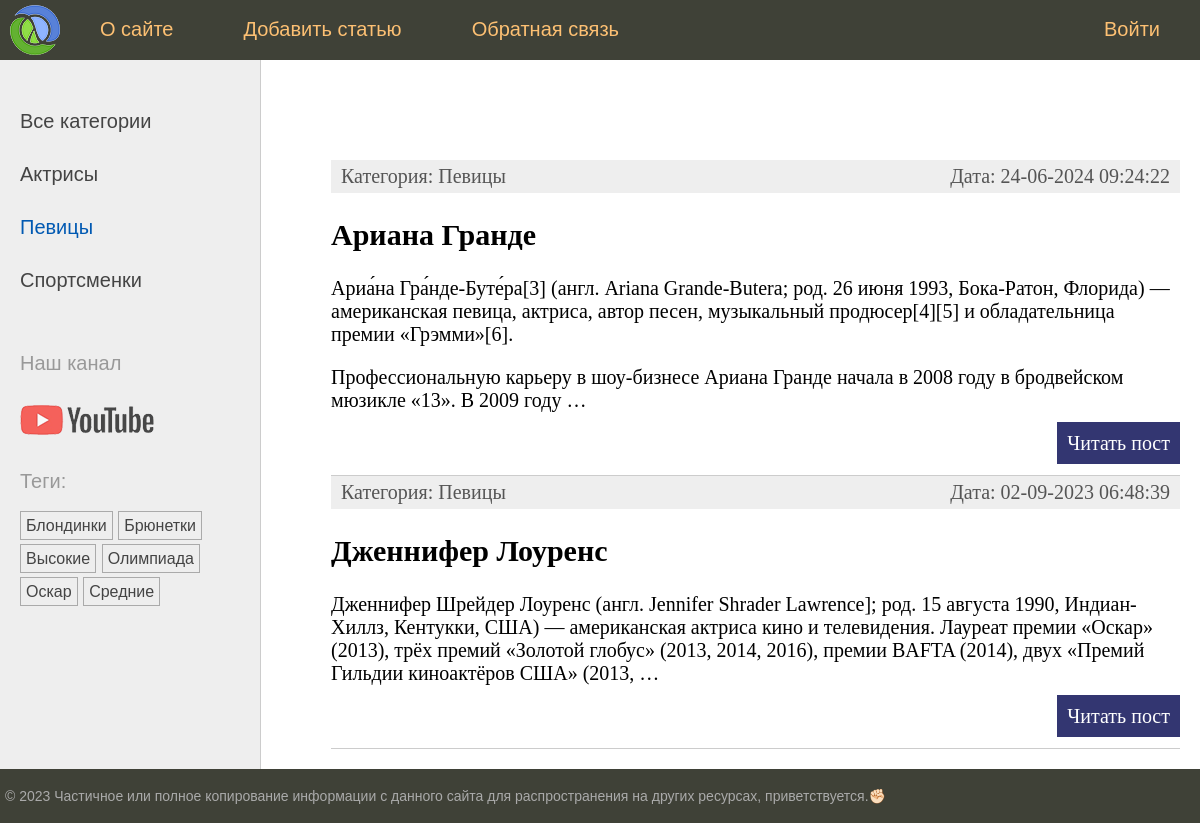
Page /category/pevisy/ on the committed database.
### women/models.py (models this page shows, shortened)
class Category(models.Model):
    name = models.CharField(max_length=100, verbose_name="Категория")
    slug = models.SlugField(max_length=255, unique=True, db_index=True)
    class Meta:
        verbose_name = "Категория"
        verbose_name_plural = "Категории"
    def get_absolute_url(self):
        return reverse('category', kwargs={'cat_slug': self.slug})

class TagPost(models.Model):
    tag = models.CharField(max_length=100, db_index=True)
    slug = models.SlugField(max_length=255, unique=True, db_index=True)
    def get_absolute_url(self):
        return reverse('tag', kwargs={'tag_slug': self.slug})

class Women(models.Model):
    class Status(models.IntegerChoices):
        DRAFT = 0, 'Черновик'
        PUBLISHED = 1, 'Опубликован'
    title = models.CharField(max_length=255, verbose_name="Заголовок")
    slug = models.SlugField(max_length=255, unique=True, db_index=True, verbose_name="Slug")
    content = models.TextField(blank=True, verbose_name="Текст статьи")
    time_create = models.DateTimeField(auto_now_add=True, verbose_name="Время создания")
    time_update = models.DateTimeField(auto_now=True, verbose_name="Время изменения")
    is_published = models.BooleanField(choices=tuple(map(lambda x: (bool(x[0]), x[1]), Status.choices)),
                                       default=Status.DRAFT, verbose_name="Статус")
    cat = models.ForeignKey('Category', on_delete=models.PROTECT, related_name='posts', verbose_name="Категории")
    tags = models.ManyToManyField('TagPost', blank=True, related_name='tags', verbose_name="Теги")
    husband = models.OneToOneField('Husband', on_delete=models.SET_NULL,
                                   null=True, blank=True, related_name='wumen', verbose_name="Муж")
    objects = models.Manager()
    pablished = PablishedManager()
    class Meta:
        verbose_name = "Известные женщины"
        verbose_name_plural = "Известные женщины"
        ordering = ['-time_create']
        indexes = [
            models.Index(fields=['-time_create']),
        ]
    def get_absolute_url(self):
        return reverse('post', kwargs={'post_slug': self.slug})

### women/views.py (the view)
# urls.py: path('category/<slug:cat_slug>/', views.show_category, name='category'),
def show_category(request, cat_slug):
    category = get_object_or_404(Category, slug=cat_slug)
    posts = Women.pablished.filter(cat_id=category.pk).select_related('cat')
    data = {
        'title': f'Рубрика: {category.name}',
        'menu': menu,
        'posts': posts,
        'cat_selected': category.pk,
            }
    return render(request, 'women/index.html', context=data)

### women/models.py (called while the page is built)
    def get_queryset(self):
        return super().get_queryset().filter(is_published=Women.Status.PUBLISHED)

### women/templatetags/women_tags.py (called while the page is built)
@register.inclusion_tag('women/list_categories.html')
def show_categories(cat_selected=0):
    cats = Category.objects.annotate(total=Count("posts")).filter(total__gt=0)
    return {'cats': cats, 'cat_selected': cat_selected}

@register.inclusion_tag('women/list_tags.html')
def show_all_tags():
    return {'tags': TagPost.objects.annotate(total=Count("tags")).filter(total__gt=0)}

### women/templates/women/index.html (shortened to what this page needs)
{% extends 'base.html' %}
{% block content %}
<ul class="list-articles">
	{% for p in posts %}
			<li><div class="article-panel">
                <p class="first">Категория: {{ p.cat.name }}</p>
                <p class="last">Дата: {{ p.time_update|date:"d-m-Y H:i:s" }}</p>
            </div>
                <h2>{{p.title}}</h2>
    {% autoescape off %}
	{{p.content|linebreaks|truncatewords:40}}
    {% endautoescape %}
			<p class="link-read-post"><a href="{{p.get_absolute_url}}">Читать пост</a></p>
			</li>
	{% endfor %}
</ul>
{% endblock %}

### women/templates/women/list_categories.html
{% for cat in cats %}
    {% if cat.id == cat_selected %}
        <li class="selected">{{ cat.name }}</li>
    {% else %}
        <li><a href="{{ cat.get_absolute_url }}">{{ cat.name }}</a></li>
    {% endif %}
{% endfor %}

### women/templates/women/list_tags.html
{% if tags %}
    <p>Теги:</p>
    <ul class="tags-list">
        {% for t in tags %}
            <li><a href="{{ t.get_absolute_url }}">{{ t.tag }}</a></li>
        {% endfor %}
    </ul>
{% endif %}

### women/static/women/css/styles.css (style rules this page uses)
html, body { font-family: 'Arial'; margin: 0; padding: 0; height: 100%; width: 100%; color: #444; }
a { color: #0059b2; text-decoration: none; }
p.link-read-post { text-align: right; }
p.link-read-post a { padding: 10px; min-width: 100px; background: #333671; color: #fff; text-decoration: none; }
div.article-panel { background: #eee; padding: 5px 10px 5px 10px; box-sizing: border-box; overflow: hidden; color: #555; }
div.article-panel p.first { margin: 0; float: left; }
div.article-panel p.last { margin: 0; float: right; }
ul.list-articles { list-style: none; margin: 0; padding: 0; }
ul.list-articles li { border-bottom: 1px solid #ccc; }
.left-chapters ul { width: 230px; margin: 0; padding: 20px 10px 10px 20px; list-style: none; font-size: 20px; }
.left-chapters ul li { margin: 30px 0 0 0; color: #999; }
.left-chapters ul li.selected { color: #0059b2; }
.left-chapters ul li a { color: #444; text-decoration: none; }
ul.tags-list { width: 100%; margin: 0; padding: 0; list-style: none; }
ul.tags-list li { margin: 0; padding: 0 0 10px; display: inline-block; }
ul.tags-list li a { padding: 5px; font-size: 16px; border: 1px solid #aaa; }

### rows in the picture
Category: name "Актрисы"
Category: name "Певицы"
Category: name "Спортсменки"
TagPost: tag "Блондинки"
TagPost: tag "Брюнетки"
TagPost: tag "Высокие"
TagPost: tag "Олимпиада"
TagPost: tag "Оскар"
TagPost: tag "Средние"
Women: cat.name "Певицы", time_update "24-06-2024 09:24:22", title "Ариана Гранде", content "Ариа́на Гра́нде-Буте́ра[3] (англ. Ariana Grande-Butera; род. 26 июня 1993, Бока-Ратон, Флорида) — американская певица, актриса, автор песен, музыкальный продюсер[4][5] и обладательница премии «Грэмми»[6]. Профессиональную карьеру в шоу-бизнесе Ариана Гранде начала в 2008 году в бродвейском мюзикле «13». В 2009 году …"
Women: cat.name "Певицы", time_update "02-09-2023 06:48:39", title "Дженнифер Лоуренс", content "Дженнифер Шрейдер Лоуренс (англ. Jennifer Shrader Lawrence]; род. 15 августа 1990, Индиан-Хиллз, Кентукки, США) — американская актриса кино и телевидения. Лауреат премии «Оскар» (2013), трёх премий «Золотой глобус» (2013, 2014, 2016), премии BAFTA (2014), двух «Премий Гильдии киноактёров США» (2013, …"

### other values in the picture
{{ m.title }} "О сайте" "Добавить статью" "Обратная связь" "Войти"
